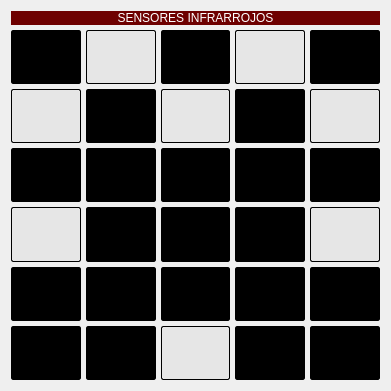
     <widget class="QWidget" name="gridLayoutWidget">
      <property name="geometry">
       <rect>
        <x>380</x>
        <y>20</y>
        <width>391</width>
        <height>391</height>
       </rect>
      </property>
      <layout class="QGridLayout" name="gridLayout">
       <property name="spacing">
        <number>5</number>
       </property>
       <item row="4" column="1">
        <widget class="QLineEdit" name="none_label_5">
         <property name="sizePolicy">
          <sizepolicy hsizetype="Expanding" vsizetype="Expanding">
           <horstretch>0</horstretch>
           <verstretch>0</verstretch>
          </sizepolicy>
         </property>
         <property name="styleSheet">
          <string notr="true">border: 1px solid gray;
border-color: black;
border-radius: 2px;
background-color: rgb(0, 0, 0);
color: rgb(150, 0, 0);</string>
         </property>
         <property name="alignment">
          <set>Qt::AlignCenter</set>
         </property>
         <property name="readOnly">
          <bool>true</bool>
         </property>
        </widget>
       </item>
       <item row="2" column="1">
        <widget class="QLineEdit" name="ir_4">
         <property name="sizePolicy">
          <sizepolicy hsizetype="Expanding" vsizetype="Expanding">
           <horstretch>0</horstretch>
           <verstretch>0</verstretch>
          </sizepolicy>
         </property>
         <property name="styleSheet">
          <string notr="true">border: 1px solid gray;
border-color: black;
border-radius: 2px;
background-color: rgb(230, 230, 230);
color: rgb(150, 0, 0);</string>
         </property>
         <property name="alignment">
          <set>Qt::AlignCenter</set>
         </property>
         <property name="readOnly">
          <bool>true</bool>
         </property>
        </widget>
       </item>
       <item row="3" column="1">
        <widget class="QLineEdit" name="none_label_3">
         <property name="sizePolicy">
          <sizepolicy hsizetype="Expanding" vsizetype="Expanding">
           <horstretch>0</horstretch>
           <verstretch>0</verstretch>
          </sizepolicy>
         </property>
         <property name="styleSheet">
          <string notr="true">border: 1px solid gray;
border-color: black;
border-radius: 2px;
background-color: rgb(0, 0, 0);
color: rgb(150, 0, 0);</string>
         </property>
         <property name="alignment">
          <set>Qt::AlignCenter</set>
         </property>
         <property name="readOnly">
          <bool>true</bool>
         </property>
        </widget>
       </item>
       <item row="3" column="2">
        <widget class="QLineEdit" name="ir_3">
         <property name="sizePolicy">
          <sizepolicy hsizetype="Expanding" vsizetype="Expanding">
           <horstretch>0</horstretch>
           <verstretch>0</verstretch>
          </sizepolicy>
         </property>
         <property name="styleSheet">
          <string notr="true">border: 1px solid gray;
border-color: black;
border-radius: 2px;
background-color: rgb(230, 230, 230);
color: rgb(150, 0, 0);</string>
         </property>
         <property name="alignment">
          <set>Qt::AlignCenter</set>
         </property>
         <property name="readOnly">
          <bool>true</bool>
         </property>
        </widget>
       </item>
       <item row="5" column="2">
        <widget class="QLineEdit" name="none_label_18">
         <property name="sizePolicy">
          <sizepolicy hsizetype="Expanding" vsizetype="Expanding">
           <horstretch>0</horstretch>
           <verstretch>0</verstretch>
          </sizepolicy>
         </property>
         <property name="styleSheet">
          <string notr="true">border: 1px solid gray;
border-color: black;
border-radius: 2px;
background-color: rgb(0, 0, 0);
color: rgb(150, 0, 0);</string>
         </property>
         <property name="alignment">
          <set>Qt::AlignCenter</set>
         </property>
         <property name="readOnly">
          <bool>true</bool>
         </property>
        </widget>
       </item>
       <item row="2" column="0">
        <widget class="QLineEdit" name="none_label">
         <property name="sizePolicy">
          <sizepolicy hsizetype="Expanding" vsizetype="Expanding">
           <horstretch>0</horstretch>
           <verstretch>0</verstretch>
          </sizepolicy>
         </property>
         <property name="styleSheet">
          <string notr="true">border: 1px solid gray;
border-color: black;
border-radius: 2px;
background-color: rgb(0, 0, 0);
color: rgb(150, 0, 0);</string>
         </property>
         <property name="alignment">
          <set>Qt::AlignCenter</set>
         </property>
         <property name="readOnly">
          <bool>true</bool>
         </property>
        </widget>
       </item>
       <item row="7" column="0">
        <widget class="QLineEdit" name="none_label_16">
         <property name="sizePolicy">
          <sizepolicy hsizetype="Expanding" vsizetype="Expanding">
           <horstretch>0</horstretch>
           <verstretch>0</verstretch>
          </sizepolicy>
         </property>
         <property name="styleSheet">
          <string notr="true">border: 1px solid gray;
border-color: black;
border-radius: 2px;
background-color: rgb(0, 0, 0);
color: rgb(150, 0, 0);</string>
         </property>
         <property name="alignment">
          <set>Qt::AlignCenter</set>
         </property>
         <property name="readOnly">
          <bool>true</bool>
         </property>
        </widget>
       </item>
       <item row="2" column="2">
        <widget class="QLineEdit" name="none_label_8">
         <property name="sizePolicy">
          <sizepolicy hsizetype="Expanding" vsizetype="Expanding">
           <horstretch>0</horstretch>
           <verstretch>0</verstretch>
          </sizepolicy>
         </property>
         <property name="styleSheet">
          <string notr="true">border: 1px solid gray;
border-color: black;
border-radius: 2px;
background-color: rgb(0, 0, 0);
color: rgb(150, 0, 0);</string>
         </property>
         <property name="alignment">
          <set>Qt::AlignCenter</set>
         </property>
         <property name="readOnly">
          <bool>true</bool>
         </property>
        </widget>
       </item>
       <item row="6" column="0">
        <widget class="QLineEdit" name="none_label_19">
         <property name="sizePolicy">
          <sizepolicy hsizetype="Expanding" vsizetype="Expanding">
           <horstretch>0</horstretch>
           <verstretch>0</verstretch>
          </sizepolicy>
         </property>
         <property name="styleSheet">
          <string notr="true">border: 1px solid gray;
border-color: black;
border-radius: 2px;
background-color: rgb(0, 0, 0);
color: rgb(150, 0, 0);</string>
         </property>
         <property name="alignment">
          <set>Qt::AlignCenter</set>
         </property>
         <property name="readOnly">
          <bool>true</bool>
         </property>
        </widget>
       </item>
       <item row="7" column="4">
        <widget class="QLineEdit" name="none_label_14">
         <property name="sizePolicy">
          <sizepolicy hsizetype="Expanding" vsizetype="Expanding">
           <horstretch>0</horstretch>
           <verstretch>0</verstretch>
          </sizepolicy>
         </property>
         <property name="styleSheet">
          <string notr="true">border: 1px solid gray;
border-color: black;
border-radius: 2px;
background-color: rgb(0, 0, 0);
color: rgb(150, 0, 0);</string>
         </property>
         <property name="alignment">
          <set>Qt::AlignCenter</set>
         </property>
         <property name="readOnly">
          <bool>true</bool>
         </property>
        </widget>
       </item>
       <item row="5" column="0">
        <widget class="QLineEdit" name="ir_6">
         <property name="sizePolicy">
          <sizepolicy hsizetype="Expanding" vsizetype="Expanding">
           <horstretch>0</horstretch>
           <verstretch>0</verstretch>
          </sizepolicy>
         </property>
         <property name="styleSheet">
          <string notr="true">border: 1px solid gray;
border-color: black;
border-radius: 2px;
background-color: rgb(230, 230, 230);
color: rgb(150, 0, 0);</string>
         </property>
         <property name="alignment">
          <set>Qt::AlignCenter</set>
         </property>
         <property name="readOnly">
          <bool>true</bool>
         </property>
        </widget>
       </item>
       <item row="6" column="3">
        <widget class="QLineEdit" name="none_label_22">
         <property name="sizePolicy">
          <sizepolicy hsizetype="Expanding" vsizetype="Expanding">
           <horstretch>0</horstretch>
           <verstretch>0</verstretch>
          </sizepolicy>
         </property>
         <property name="styleSheet">
          <string notr="true">border: 1px solid gray;
border-color: black;
border-radius: 2px;
background-color: rgb(0, 0, 0);
color: rgb(150, 0, 0);</string>
         </property>
         <property name="alignment">
          <set>Qt::AlignCenter</set>
         </property>
         <property name="readOnly">
          <bool>true</bool>
         </property>
        </widget>
       </item>
       <item row="2" column="4">
        <widget class="QLineEdit" name="none_label_2">
         <property name="sizePolicy">
          <sizepolicy hsizetype="Expanding" vsizetype="Expanding">
           <horstretch>0</horstretch>
           <verstretch>0</verstretch>
          </sizepolicy>
         </property>
         <property name="styleSheet">
          <string notr="true">border: 1px solid gray;
border-color: black;
border-radius: 2px;
background-color: rgb(0, 0, 0);
color: rgb(150, 0, 0);</string>
         </property>
         <property name="alignment">
          <set>Qt::AlignCenter</set>
         </property>
         <property name="readOnly">
          <bool>true</bool>
         </property>
        </widget>
       </item>
       <item row="6" column="1">
        <widget class="QLineEdit" name="none_label_20">
         <property name="sizePolicy">
          <sizepolicy hsizetype="Expanding" vsizetype="Expanding">
           <horstretch>0</horstretch>
           <verstretch>0</verstretch>
          </sizepolicy>
         </property>
         <property name="styleSheet">
          <string notr="true">border: 1px solid gray;
border-color: black;
border-radius: 2px;
background-color: rgb(0, 0, 0);
color: rgb(150, 0, 0);</string>
         </property>
         <property name="alignment">
          <set>Qt::AlignCenter</set>
         </property>
         <property name="readOnly">
          <bool>true</bool>
         </property>
        </widget>
       </item>
       <item row="6" column="4">
        <widget class="QLineEdit" name="none_label_23">
         <property name="sizePolicy">
          <sizepolicy hsizetype="Expanding" vsizetype="Expanding">
           <horstretch>0</horstretch>
           <verstretch>0</verstretch>
          </sizepolicy>
         </property>
         <property name="styleSheet">
          <string notr="true">border: 1px solid gray;
border-color: black;
border-radius: 2px;
background-color: rgb(0, 0, 0);
color: rgb(150, 0, 0);</string>
         </property>
         <property name="alignment">
          <set>Qt::AlignCenter</set>
         </property>
         <property name="readOnly">
          <bool>true</bool>
         </property>
        </widget>
       </item>
       <item row="5" column="4">
        <widget class="QLineEdit" name="ir_0">
         <property name="sizePolicy">
          <sizepolicy hsizetype="Expanding" vsizetype="Expanding">
           <horstretch>0</horstretch>
           <verstretch>0</verstretch>
          </sizepolicy>
         </property>
         <property name="styleSheet">
          <string notr="true">border: 1px solid gray;
border-color: black;
border-radius: 2px;
background-color: rgb(230, 230, 230);
color: rgb(150, 0, 0);</string>
         </property>
         <property name="alignment">
          <set>Qt::AlignCenter</set>
         </property>
         <property name="readOnly">
          <bool>true</bool>
         </property>
        </widget>
       </item>
       <item row="4" column="0">
        <widget class="QLineEdit" name="none_label_6">
         <property name="sizePolicy">
          <sizepolicy hsizetype="Expanding" vsizetype="Expanding">
           <horstretch>0</horstretch>
           <verstretch>0</verstretch>
          </sizepolicy>
         </property>
         <property name="styleSheet">
          <string notr="true">border: 1px solid gray;
border-color: black;
border-radius: 2px;
background-color: rgb(0, 0, 0);
color: rgb(150, 0, 0);</string>
         </property>
         <property name="alignment">
          <set>Qt::AlignCenter</set>
         </property>
         <property name="readOnly">
          <bool>true</bool>
         </property>
        </widget>
       </item>
       <item row="7" column="1">
        <widget class="QLineEdit" name="none_label_13">
         <property name="sizePolicy">
          <sizepolicy hsizetype="Expanding" vsizetype="Expanding">
           <horstretch>0</horstretch>
           <verstretch>0</verstretch>
          </sizepolicy>
         </property>
         <property name="styleSheet">
          <string notr="true">border: 1px solid gray;
border-color: black;
border-radius: 2px;
background-color: rgb(0, 0, 0);
color: rgb(150, 0, 0);</string>
         </property>
         <property name="alignment">
          <set>Qt::AlignCenter</set>
         </property>
         <property name="readOnly">
          <bool>true</bool>
         </property>
        </widget>
       </item>
       <item row="6" column="2">
        <widget class="QLineEdit" name="none_label_21">
         <property name="sizePolicy">
          <sizepolicy hsizetype="Expanding" vsizetype="Expanding">
           <horstretch>0</horstretch>
           <verstretch>0</verstretch>
          </sizepolicy>
         </property>
         <property name="styleSheet">
          <string notr="true">border: 1px solid gray;
border-color: black;
border-radius: 2px;
background-color: rgb(0, 0, 0);
color: rgb(150, 0, 0);</string>
         </property>
         <property name="alignment">
          <set>Qt::AlignCenter</set>
         </property>
         <property name="readOnly">
          <bool>true</bool>
         </property>
        </widget>
       </item>
       <item row="7" column="2">
        <widget class="QLineEdit" name="ir_7">
         <property name="sizePolicy">
          <sizepolicy hsizetype="Expanding" vsizetype="Expanding">
           <horstretch>0</horstretch>
           <verstretch>0</verstretch>
          </sizepolicy>
         </property>
         <property name="styleSheet">
          <string notr="true">border: 1px solid gray;
border-color: black;
border-radius: 2px;
background-color: rgb(230, 230, 230);
color: rgb(150, 0, 0);</string>
         </property>
         <property name="alignment">
          <set>Qt::AlignCenter</set>
         </property>
         <property name="readOnly">
          <bool>true</bool>
         </property>
        </widget>
       </item>
       <item row="5" column="1">
        <widget class="QLineEdit" name="none_label_12">
         <property name="sizePolicy">
          <sizepolicy hsizetype="Expanding" vsizetype="Expanding">
           <horstretch>0</horstretch>
           <verstretch>0</verstretch>
          </sizepolicy>
         </property>
         <property name="styleSheet">
          <string notr="true">border: 1px solid gray;
border-color: black;
border-radius: 2px;
background-color: rgb(0, 0, 0);
color: rgb(150, 0, 0);</string>
         </property>
         <property name="alignment">
          <set>Qt::AlignCenter</set>
         </property>
         <property name="readOnly">
          <bool>true</bool>
         </property>
        </widget>
       </item>
       <item row="5" column="3">
        <widget class="QLineEdit" name="none_label_17">
         <property name="sizePolicy">
          <sizepolicy hsizetype="Expanding" vsizetype="Expanding">
           <horstretch>0</horstretch>
           <verstretch>0</verstretch>
          </sizepolicy>
         </property>
         <property name="styleSheet">
          <string notr="true">border: 1px solid gray;
border-color: black;
border-radius: 2px;
background-color: rgb(0, 0, 0);
color: rgb(150, 0, 0);</string>
         </property>
         <property name="alignment">
          <set>Qt::AlignCenter</set>
         </property>
         <property name="readOnly">
          <bool>true</bool>
         </property>
        </widget>
       </item>
       <item row="2" column="3">
        <widget class="QLineEdit" name="ir_2">
         <property name="sizePolicy">
          <sizepolicy hsizetype="Expanding" vsizetype="Expanding">
           <horstretch>0</horstretch>
           <verstretch>0</verstretch>
          </sizepolicy>
         </property>
         <property name="styleSheet">
          <string notr="true">border: 1px solid gray;
border-color: black;
border-radius: 2px;
background-color: rgb(230, 230, 230);
color: rgb(150, 0, 0);</string>
         </property>
         <property name="alignment">
          <set>Qt::AlignCenter</set>
         </property>
         <property name="readOnly">
          <bool>true</bool>
         </property>
        </widget>
       </item>
       <item row="7" column="3">
        <widget class="QLineEdit" name="none_label_15">
         <property name="sizePolicy">
          <sizepolicy hsizetype="Expanding" vsizetype="Expanding">
           <horstretch>0</horstretch>
           <verstretch>0</verstretch>
          </sizepolicy>
         </property>
         <property name="styleSheet">
          <string notr="true">border: 1px solid gray;
border-color: black;
border-radius: 2px;
background-color: rgb(0, 0, 0);
color: rgb(150, 0, 0);</string>
         </property>
         <property name="alignment">
          <set>Qt::AlignCenter</set>
         </property>
         <property name="readOnly">
          <bool>true</bool>
         </property>
        </widget>
       </item>
       <item row="4" column="3">
        <widget class="QLineEdit" name="none_label_9">
         <property name="sizePolicy">
          <sizepolicy hsizetype="Expanding" vsizetype="Expanding">
           <horstretch>0</horstretch>
           <verstretch>0</verstretch>
          </sizepolicy>
         </property>
         <property name="styleSheet">
          <string notr="true">border: 1px solid gray;
border-color: black;
border-radius: 2px;
background-color: rgb(0, 0, 0);
color: rgb(150, 0, 0);</string>
         </property>
         <property name="alignment">
          <set>Qt::AlignCenter</set>
         </property>
         <property name="readOnly">
          <bool>true</bool>
         </property>
        </widget>
       </item>
       <item row="3" column="4">
        <widget class="QLineEdit" name="ir_1">
         <property name="sizePolicy">
          <sizepolicy hsizetype="Expanding" vsizetype="Expanding">
           <horstretch>0</horstretch>
           <verstretch>0</verstretch>
          </sizepolicy>
         </property>
         <property name="styleSheet">
          <string notr="true">border: 1px solid gray;
border-color: black;
border-radius: 2px;
background-color: rgb(230, 230, 230);
color: rgb(150, 0, 0);</string>
         </property>
         <property name="alignment">
          <set>Qt::AlignCenter</set>
         </property>
         <property name="readOnly">
          <bool>true</bool>
         </property>
        </widget>
       </item>
       <item row="4" column="2">
        <widget class="QLineEdit" name="none_label_10">
         <property name="sizePolicy">
          <sizepolicy hsizetype="Expanding" vsizetype="Expanding">
           <horstretch>0</horstretch>
           <verstretch>0</verstretch>
          </sizepolicy>
         </property>
         <property name="styleSheet">
          <string notr="true">border: 1px solid gray;
border-color: black;
border-radius: 2px;
background-color: rgb(0, 0, 0);
color: rgb(150, 0, 0);</string>
         </property>
         <property name="alignment">
          <set>Qt::AlignCenter</set>
         </property>
         <property name="readOnly">
          <bool>true</bool>
         </property>
        </widget>
       </item>
       <item row="3" column="0">
        <widget class="QLineEdit" name="ir_5">
         <property name="sizePolicy">
          <sizepolicy hsizetype="Expanding" vsizetype="Expanding">
           <horstretch>0</horstretch>
           <verstretch>0</verstretch>
          </sizepolicy>
         </property>
         <property name="styleSheet">
          <string notr="true">border: 1px solid gray;
border-color: black;
border-radius: 2px;
background-color: rgb(230, 230, 230);
color: rgb(150, 0, 0);</string>
         </property>
         <property name="alignment">
          <set>Qt::AlignCenter</set>
         </property>
         <property name="readOnly">
          <bool>true</bool>
         </property>
        </widget>
       </item>
       <item row="4" column="4">
        <widget class="QLineEdit" name="none_label_11">
         <property name="sizePolicy">
          <sizepolicy hsizetype="Expanding" vsizetype="Expanding">
           <horstretch>0</horstretch>
           <verstretch>0</verstretch>
          </sizepolicy>
         </property>
         <property name="styleSheet">
          <string notr="true">border: 1px solid gray;
border-color: black;
border-radius: 2px;
background-color: rgb(0, 0, 0);
color: rgb(150, 0, 0);</string>
         </property>
         <property name="alignment">
          <set>Qt::AlignCenter</set>
         </property>
         <property name="readOnly">
          <bool>true</bool>
         </property>
        </widget>
       </item>
       <item row="3" column="3">
        <widget class="QLineEdit" name="none_label_7">
         <property name="sizePolicy">
          <sizepolicy hsizetype="Expanding" vsizetype="Expanding">
           <horstretch>0</horstretch>
           <verstretch>0</verstretch>
          </sizepolicy>
         </property>
         <property name="styleSheet">
          <string notr="true">border: 1px solid gray;
border-color: black;
border-radius: 2px;
background-color: rgb(0, 0, 0);
color: rgb(150, 0, 0);</string>
         </property>
         <property name="alignment">
          <set>Qt::AlignCenter</set>
         </property>
         <property name="readOnly">
          <bool>true</bool>
         </property>
        </widget>
       </item>
       <item row="1" column="0" colspan="5">
        <widget class="QLabel" name="label_8">
         <property name="sizePolicy">
          <sizepolicy hsizetype="Expanding" vsizetype="Fixed">
           <horstretch>0</horstretch>
           <verstretch>0</verstretch>
          </sizepolicy>
         </property>
         <property name="styleSheet">
          <string notr="true">background-color: rgb(110, 0, 0);
color: rgb(255, 255, 255);
font: 700 12pt &quot;Tahoma&quot;;</string>
         </property>
         <property name="frameShape">
          <enum>QFrame::NoFrame</enum>
         </property>
         <property name="frameShadow">
          <enum>QFrame::Plain</enum>
         </property>
         <property name="text">
          <string>SENSORES INFRARROJOS</string>
         </property>
         <property name="alignment">
          <set>Qt::AlignCenter</set>
         </property>
         <property name="wordWrap">
          <bool>true</bool>
         </property>
        </widget>
       </item>
      </layout>
     </widget>
